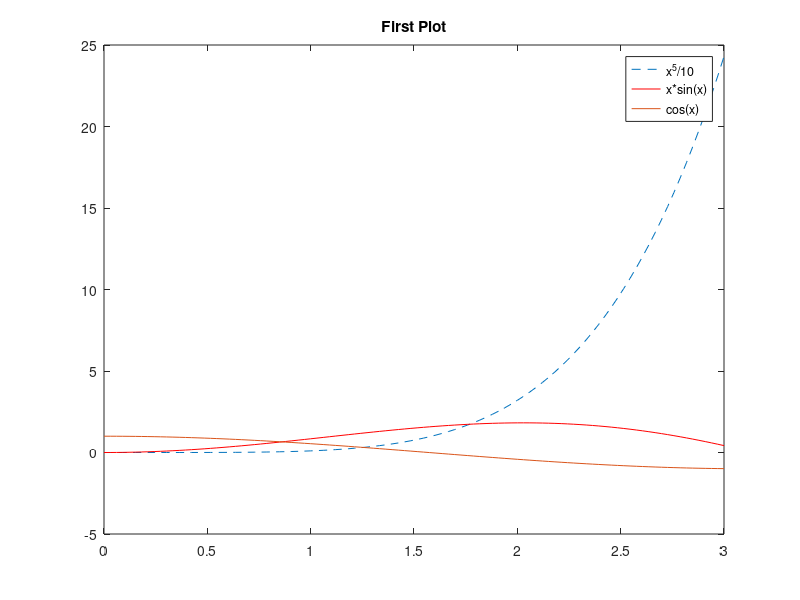

Source code (MATLAB):
p=linspace(0,3);
y=p.^5/10;
z=p.*sin(p);
t=cos(p);
plot(p,y,'--',p,z,'r',p,t)
title("First Plot")
legend("x^5/10","x*sin(x)","cos(x)")